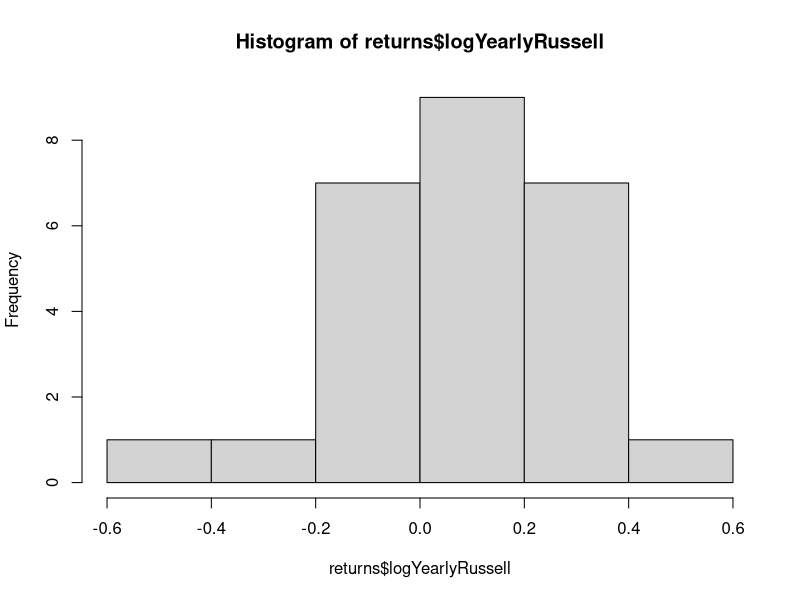

Reproduce this figure in R.
# data downloaded from Yahoo finance as CSV
sp500 = read.csv("sp500_daily.csv")
russell2000 = read.csv("russell2000_daily.csv")

# price is a vector made of closing prices
# period is changed to calculate daily, weekly, monthly or yearly prices
# returnType for gross or net returns
calculateReturns = function(price,period=1,returnType='net'){
  Returns = numeric()
  i = 1
  # while we can calculate a return
  while(! is.na(price[i+period])) {
    if (returnType=='net') {
      # the price vector is sorted by most recent -> oldest
      thisReturn = (price[i]- price[i+period]) / price[i+period]
    } else if (returnType=='gross') {
      thisReturn = (price[i]) / price[i+period]
    }
    Returns = c(Returns, thisReturn)
    i = i+period
  }
  Returns
}

# put returns in a list to iterate over them more easily
returns = list(
  dailySP500 = calculateReturns(sp500$Close,1),
  weeklySP500 = calculateReturns(sp500$Close,5),
  # approx 21 = 252/12 trading days in a month
  monthlySP500 = calculateReturns(sp500$Close,21),
  yearlySP500 = calculateReturns(sp500$Close,252),
  
  logDailySP500 = log(calculateReturns(sp500$Close,1, 'gross')),
  logWeeklySP500 = log(calculateReturns(sp500$Close,5, 'gross')),
  logMonthlySP500 = log(calculateReturns(sp500$Close,21, 'gross')),
  logYearlySP500 = log(calculateReturns(sp500$Close,252, 'gross')),
  
  dailyRussell = calculateReturns(russell2000$Close,1),
  weeklyRussell = calculateReturns(russell2000$Close,5),
  monthlyRussell = calculateReturns(russell2000$Close,21),
  yearlyRussell = calculateReturns(russell2000$Close,252),
  
  logDailyRussell = log(calculateReturns(russell2000$Close,1, 'gross')),
  logWeeklyRussell = log(calculateReturns(russell2000$Close,5, 'gross')),
  logMonthlyRussell = log(calculateReturns(russell2000$Close,21, 'gross')),
  logYearlyRussell = log(calculateReturns(russell2000$Close,252, 'gross'))
  )

hist(returns$logYearlyRussell)

